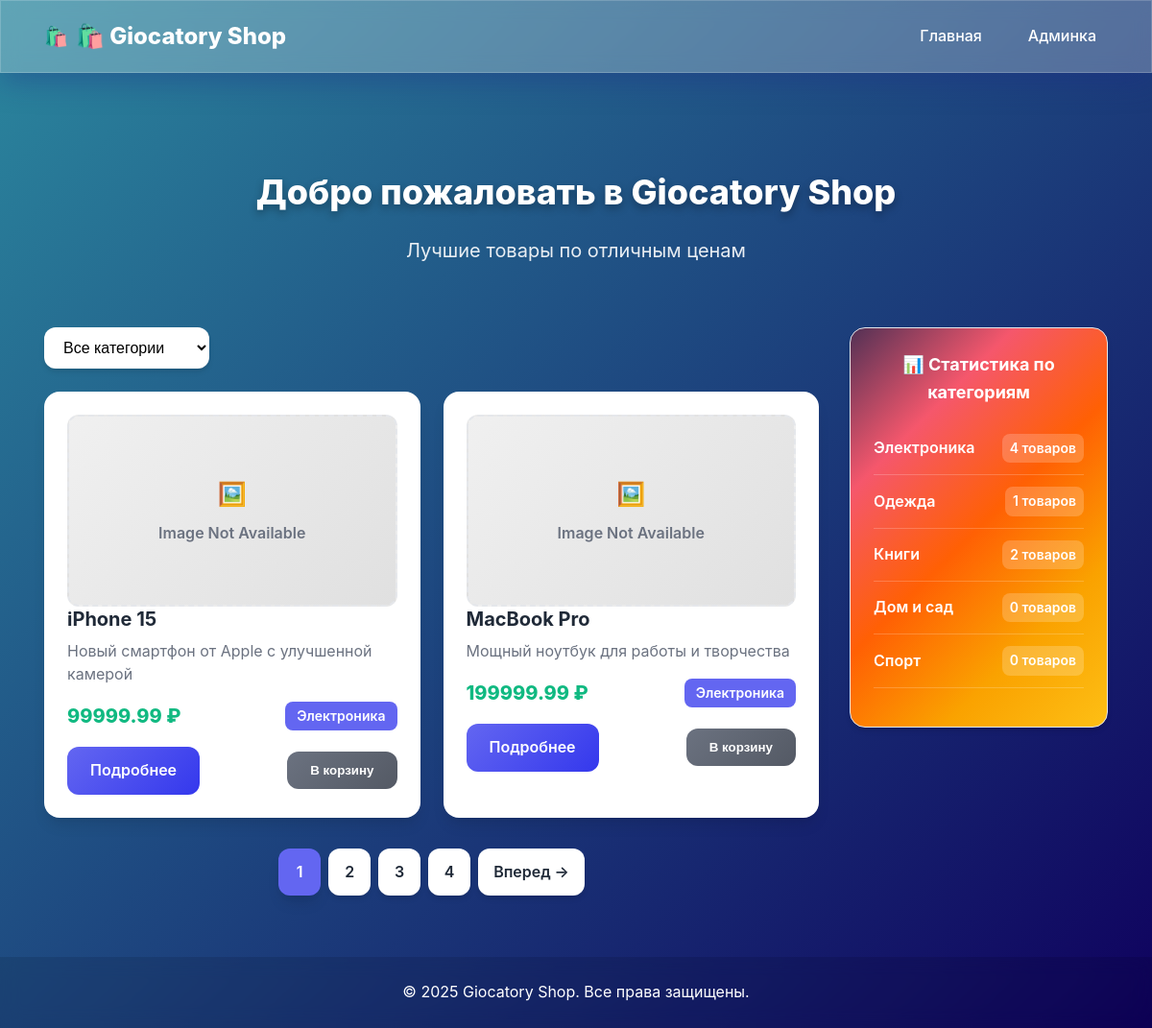
The page / on the database its author committed.
### backend/app/models.py (models this page shows)
class ProductDB(Base):
    __tablename__ = "products"
    id = Column(Integer, primary_key=True, index=True)
    name = Column(String(100), nullable=False)
    description = Column(Text)
    price = Column(Float, nullable=False)
    image_url = Column(String(200))
    category_id = Column(Integer, ForeignKey("categories.id"))
    in_stock = Column(Boolean, default=True)
    created_at = Column(DateTime(timezone=True), server_default=func.now())
    category = relationship("CategoryDB", back_populates="products")

class CategoryDB(Base):
    __tablename__ = "categories"
    id = Column(Integer, primary_key=True, index=True)
    name = Column(String(50), unique=True, nullable=False)
    description = Column(Text)
    created_at = Column(DateTime(timezone=True), server_default=func.now())
    products = relationship("ProductDB", back_populates="category")

### backend/app/main.py (the view)
@app.get("/")
async def home(request: Request, db: Session = Depends(get_db)):
    from .routers.products import get_products
    from .routers.categories import get_categories_stats
    page = int(request.query_params.get("page", 1))
    category_id = request.query_params.get("category_id")
    products_response = await get_products(request, page, 2, category_id, db)
    categories_stats = await get_categories_stats(db)
    return templates.TemplateResponse("index.html", {
        "request": request,
        "products": products_response.items,
        "pagination": {
            "page": products_response.page,
            "pages": products_response.pages,
            "has_next": products_response.has_next,
            "has_prev": products_response.has_prev  # ИСПРАВЛЕНО: было response.has_prev
        },
        "categories_stats": categories_stats,
        "current_category_id": category_id
    })

### backend/app/templates/index.html (shortened to what this page needs)
{% extends "base.html" %}
{% block content %}
<div class="container">
    <div class="hero-section">
        <h1>Добро пожаловать в Giocatory Shop</h1>
        <p>Лучшие товары по отличным ценам</p>
    </div>
    <div class="main-layout">
        <div class="products-section">
            <div class="filters">
                <select id="category-filter" class="category-filter" onchange="filterByCategory(this.value)">
                    <option value="">Все категории</option>
                </select>
            </div>
            <div id="products-grid" class="products-grid">
                {% for product in products %}
                <div class="product-card">
                    <div class="product-info">
                        <h3 class="product-name">{{ product.name }}</h3>
                        <p class="product-description">{{ product.description[:100] }}{% if product.description and product.description|length > 100 %}...{% endif %}</p>
                        <div class="product-meta">
                            <div class="product-price">{{ "%.2f"|format(product.price) }} ₽</div>
                            {% if product.category %}
                            <div class="product-category-badge">{{ product.category.name }}</div>
                            {% endif %}
                        </div>
                        <div class="product-actions">
                            <a href="/product/{{ product.id }}" class="btn btn-primary">Подробнее</a>
                            <button class="btn btn-secondary" onclick="addToCart({{ product.id }})">В корзину</button>
                        </div>
                    </div>
                </div>
                {% else %}
                <div class="no-products">
                    <p>Товары не найдены</p>
                </div>
                {% endfor %}
            </div>
            {% if pagination.pages > 1 %}
            <div class="pagination">
                {% for page_num in range(1, pagination.pages + 1) %}
                <a href="/?page={{ page_num }}{% if current_category_id %}&category_id={{ current_category_id }}{% endif %}"
                   class="page-link {% if page_num == pagination.page %}active{% endif %}">
                    {{ page_num }}
                </a>
                {% endfor %}
                {% if pagination.has_next %}
                <a href="/?page={{ pagination.page + 1 }}{% if current_category_id %}&category_id={{ current_category_id }}{% endif %}" class="page-link">Вперед →</a>
                {% endif %}
            </div>
            {% endif %}
        </div>
        <div class="categories-sidebar">
            <div class="categories-card">
                <h3 class="categories-title">📊 Статистика по категориям</h3>
                <div class="categories-list">
                    {% for stat in categories_stats %}
                    <div class="category-item">
                        <span class="category-name">{{ stat.category_name }}</span>
                        <span class="category-count">{{ stat.product_count }} товаров</span>
                    </div>
                    {% else %}
                    <div class="no-categories">Категории пока не добавлены</div>
                    {% endfor %}
                </div>
            </div>
        </div>
    </div>
</div>
{% endblock %}

### backend/app/templates/base.html (shortened to what this page needs)
<!DOCTYPE html>
<html lang="ru">
<head>
    <link rel="stylesheet" href="/static/css/main.css">
</head>
<body>
    <header class="header">
        <nav class="nav container">
            <div class="logo">
                <a href="/" style="text-decoration: none; color: inherit;">🛍️ Giocatory Shop</a>
            </div>
            <div class="nav-links">
                <a href="/" class="nav-link">Главная</a>
                <a href="/admin" class="nav-link">Админка</a>
            </div>
        </nav>
    </header>
    <main class="main-content">
        {% block content %}{% endblock %}
    </main>
    <footer class="footer">
        <div class="container">
            <p>&copy; 2025 Giocatory Shop. Все права защищены.</p>
        </div>
    </footer>
</body>
</html>

### rows shown on the page
ProductDB: name "iPhone 15", description "Новый смартфон от Apple с улучшенной камерой", price "99999.99", category.name "Электроника"
ProductDB: name "MacBook Pro", description "Мощный ноутбук для работы и творчества", price "199999.99", category.name "Электроника"
CategoryDB: category_name "Электроника", product_count "4"
CategoryDB: category_name "Одежда", product_count "1"
CategoryDB: category_name "Книги", product_count "2"
CategoryDB: category_name "Дом и сад", product_count "0"
CategoryDB: category_name "Спорт", product_count "0"

### other values the page prints
{{ page_num }} "1" "2" "3" "4"
